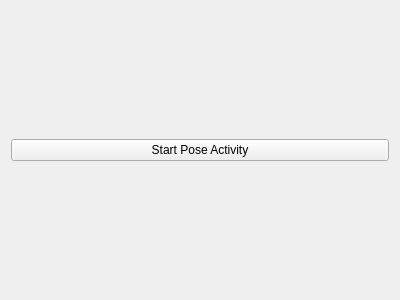
<?xml version="1.0" encoding="UTF-8"?>
<ui version="4.0">
 <class>Form</class>
 <widget class="QWidget" name="Form">
  <property name="geometry">
   <rect>
    <x>0</x>
    <y>0</y>
    <width>400</width>
    <height>300</height>
   </rect>
  </property>
  <property name="windowTitle">
   <string>Form</string>
  </property>
  <layout class="QVBoxLayout" name="verticalLayout">
   <item>
    <widget class="QPushButton" name="pushButton">
     <property name="text">
      <string>Start Pose Activity</string>
     </property>
    </widget>
   </item>
  </layout>
 </widget>
 <resources/>
 <connections/>
</ui>
